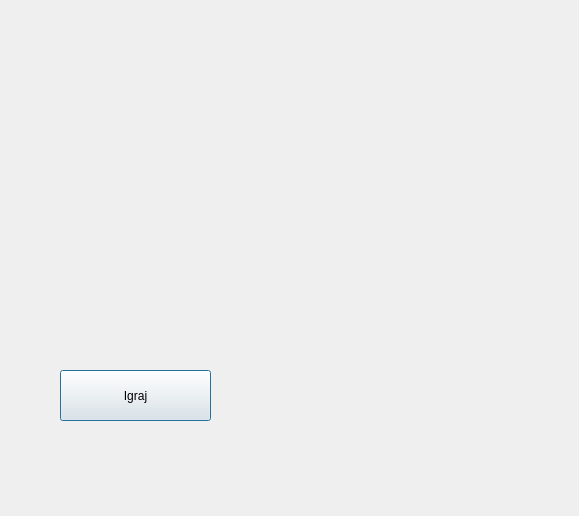
<?xml version="1.0" encoding="UTF-8"?>
<ui version="4.0">
 <class>SlotGui</class>
 <widget class="QDialog" name="SlotGui">
  <property name="geometry">
   <rect>
    <x>0</x>
    <y>0</y>
    <width>579</width>
    <height>516</height>
   </rect>
  </property>
  <property name="windowTitle">
   <string>Dialog</string>
  </property>
  <widget class="QPushButton" name="pushButton">
   <property name="geometry">
    <rect>
     <x>60</x>
     <y>370</y>
     <width>151</width>
     <height>51</height>
    </rect>
   </property>
   <property name="text">
    <string>Igraj</string>
   </property>
  </widget>
 </widget>
 <resources/>
 <connections/>
</ui>
